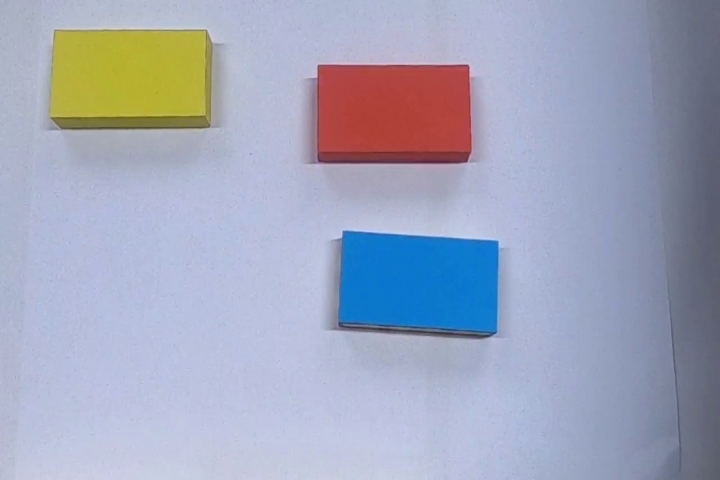
#> input picture kleurdetectie/Testimage.png, 720 x 480 px, given in place of the camera
$ python positiedetectie.py
#> lines starting #> are read from the running program, lines starting #| are printed output that depends on the picture; after the words box and inside, x2 and y2 are one past the last pixel; in counts of white or black regions, pixels touching at a corner belong together
import cv2
import math
import cmath
# from cv2 import mean
import numpy as np
from cv2 import COLOR_BGR2HSV
from cv2 import COLOR_BGR2GRAY

def empty(self):
    pass

def getOrientation(pts, img):
    sz = len(pts)
    data_pts = np.empty((sz, 2), dtype=np.float64)
    for i in range(data_pts.shape[0]):
        data_pts[i, 0] = pts[i, 0, 0]
        data_pts[i, 1] = pts[i, 0, 1]

    mean = np.empty((0))
    mean, eigenvectors, eigenvalues = cv2.PCACompute2(data_pts, mean)
    center = (int(mean[0, 0]), int(mean[0, 1]))

    cv2.circle(img, center, 3, (255, 0, 255), 2)
    return mean

def angle_between_points(p1, p2):
    d1 = p2[0] - p1[0]
    d2 = p2[1] - p1[1]
    if d1 == 0:
        if d2 == 0:  # same points?
            deg = 0
        else:
            deg = 0 if p1[1] > p2[1] else 180
    elif d2 == 0:
        deg = 90 if p1[0] < p2[0] else 270
    else:
        deg = math.atan(d2 / d1) / math.pi * 180
        lowering = p1[1] < p2[1]
        if (lowering and deg < 0) or (not lowering and deg > 0):
            deg += 270
        else:
            deg += 90
    return deg


# Uncomment als je een plaatje wil gebruiken
# path = './kleurdetectie/Testimage.png'
# img = cv2.imread(path)

# Uncomment als je de webcam wil gebruiken
cap = cv2.VideoCapture(0)
cap.set(3,720)
cap.set(4,480)

colorBoot = colorPunt = (0,255,0)

# [19 lines of commented-out code are left out]
bootX, bootY, bootW, bootH = 590, 390, 150, 95
puntX, puntY, puntW, puntH = 650, 360, 40, 40

meanBoot = [[0.00000000 , 0.00000000]]
meanPunt = [[0.00000000 , 0.00000000]]
while True:
    # Uncomment als je de webcam wil gebruiken
    ret, img = cap.read()
#> img is the input picture: shape (480, 720, 3); mean B, G, R 187.5, 166.6, 160.8

    img = cv2.flip(img, 1)
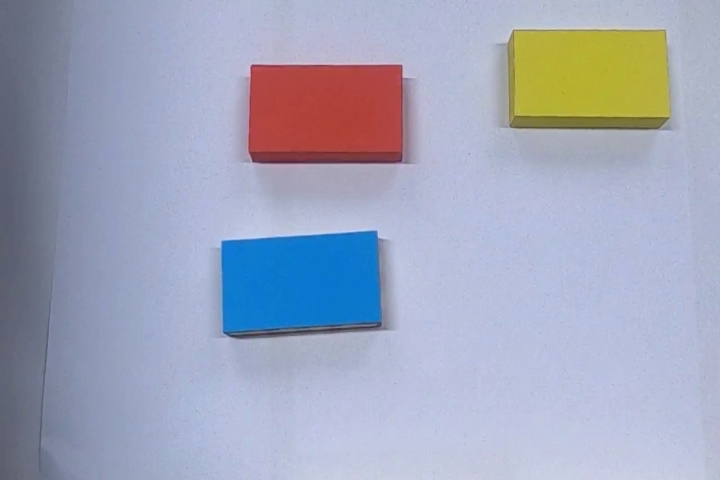
#> img: shape (480, 720, 3); mean B, G, R 187.5, 166.6, 160.8
    img = cv2.flip(img, 0)
    imgHSV = cv2.cvtColor(img, COLOR_BGR2HSV)
#> imgHSV: shape (480, 720, 3); mean H, S, V 105.8, 61.5, 197.2
    # [16 lines of commented-out code are left out]
    lower = np.array([24, 105, 152])
    upper = np.array([60, 255, 255])
    mask = cv2.inRange(imgHSV, lower, upper)
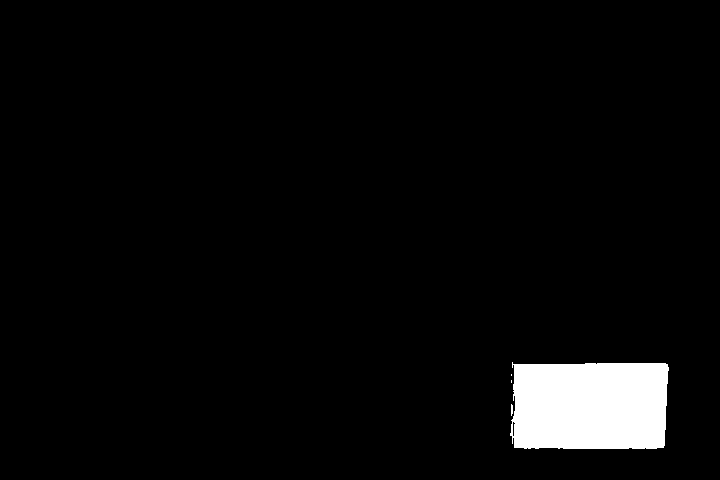
#> mask: shape (480, 720); 3.8% white; 4 white regions (2 under 20 px), largest, box (x1, y1, x2, y2) and area: (510, 362, 669, 449) 13050, (511, 404, 513, 416) 21
    # mask = cv2.bitwise_not(mask)

    # lower1 = np.array([h_min1,s_min1,v_min1])
    # upper1 = np.array([h_max1,s_max1,v_max1])
    lower1 = np.array([91, 134, 0])
    upper1 = np.array([124, 255, 255])
    mask1 = cv2.inRange(imgHSV, lower1, upper1)
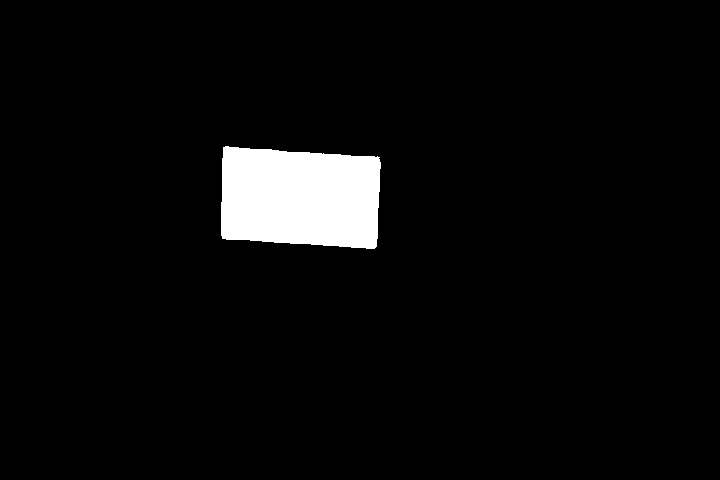
#> mask1: shape (480, 720); 4.2% white; 1 white region
    # mask1 = cv2.bitwise_not(mask1)


    imgResultBoot = cv2.bitwise_and(img, img, mask = mask)
    imgGrayBoot = cv2.cvtColor(imgResultBoot, COLOR_BGR2GRAY)
    imgResultPunt = cv2.bitwise_and(img, img, mask = mask1)
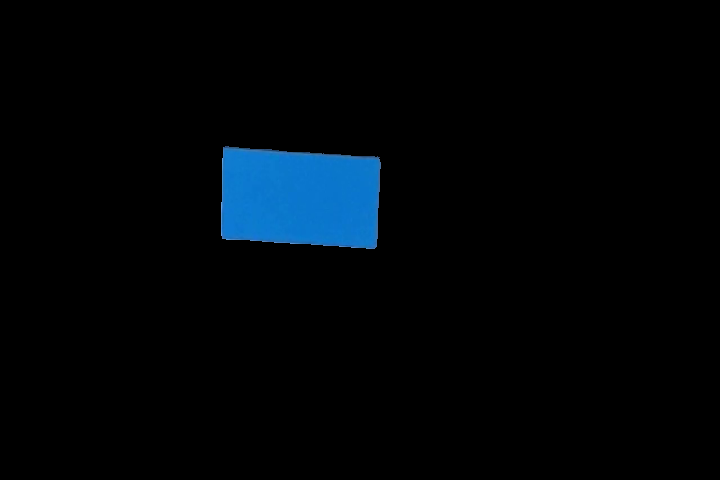
#> imgResultPunt: shape (480, 720, 3); mean B, G, R 8.5, 5, 0.7
    imgGrayPunt = cv2.cvtColor(imgResultPunt, COLOR_BGR2GRAY)
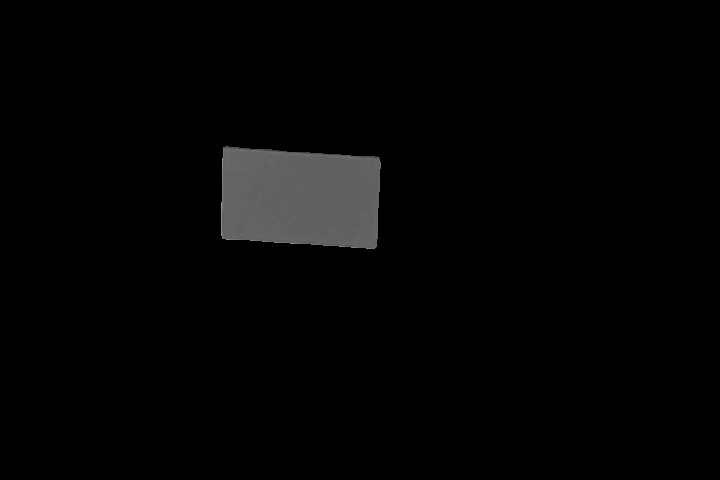
#> imgGrayPunt: shape (480, 720); min 0, max 152, mean 4.1


    contours, hierarchy = cv2.findContours(imgGrayBoot, cv2.RETR_EXTERNAL, cv2.CHAIN_APPROX_NONE)
#> contours = 4 contours, 3 with area under 20; largest, box (x1, y1, x2, y2) and area: (510, 362, 669, 449) 12813
    contours1, hierarchy1 = cv2.findContours(imgGrayPunt, cv2.RETR_EXTERNAL, cv2.CHAIN_APPROX_NONE)
#> contours1 = 1 contour; box (x1, y1, x2, y2) and area: (221, 146, 381, 249) 14248
    for i, c in enumerate(contours):     # boot
        area = cv2.contourArea(c)

        if area < 200 or 100000 < area:
            continue

        # [7 lines of commented-out code are left out]
        hull = cv2.convexHull(c, True)

        cv2.drawContours(img, hull, -1, (255,0,0), 3, 8);

        # cv2.drawContours(img, contours, -1, (0, 0, 255), 2)
        meanBoot = getOrientation(c, img)

        if (bootX-bootW//2)<meanBoot[0][0]<(bootX+bootW//2) and (bootY-bootH//2)<meanBoot[0][1]<(bootY+bootH//2):
            colorBoot = (255,0,255)
        else:
            colorBoot = (0,255,0)
#> this loop made 4 passes
#> (area, sz in getOrientation, eigenvectors in getOrientation, eigenvalues in getOrientation, center in getOrientation, meanBoot, colorBoot) on pass 4: (12813, 502, [[1, -0.0116], [0.0116, 1]], [3435, 1324.5], (584, 405), [[584.3, 405]], (255, 0, 255))
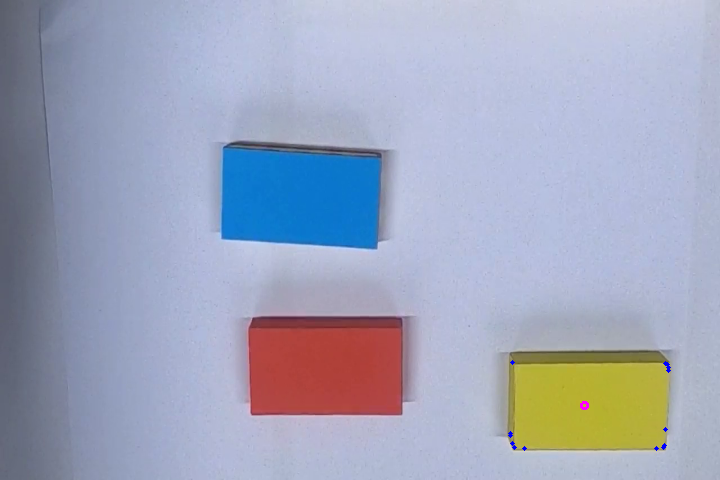
#> img: shape (480, 720, 3); mean B, G, R 187.6, 166.5, 160.7

    for v,b in enumerate(contours1): # punt
        area = cv2.contourArea(b)

        if area < 100 or 10000< area:
            continue

        #print(area)
        cv2.drawContours(img, contours1, -1, (0,255,255),2)
        meanPunt = getOrientation(b, img)

        # print("x: "+ str(meanPunt[0][0])+ " , y: " + str(meanPunt[0][1]))
        if (puntX-puntW//2)<meanPunt[0][0]<(puntX+puntW//2) and (puntY-puntH//2)<meanPunt[0][1]<(puntY+puntH//2):
            colorPunt = (255,0,255)
        else:
            colorPunt = (0,255,0)
#> this loop made 1 pass
#> (v, area) on pass 1: (0, 14248)


    cv2.rectangle(img, (bootX-bootW//2, bootY-bootH//2), (bootX+bootW//2, bootY+bootH//2), colorBoot, 5) # boot
    cv2.rectangle(img, (puntX-puntW//2, puntY-puntH//2), (puntX+puntW//2, puntY+puntH//2), colorPunt, 5) # punt
    cv2.arrowedLine(img, (int(meanBoot[0][0]), int(meanBoot[0][1])), (bootX, bootY), (0,0,255), 5)
    # horizontaal vector
    # print(meanBoot)
    lengte = str(int((bootX-int(meanBoot[0][0]))/15)) + " cm"
#> lengte = '0 cm'
    # (bootX-int(meanBoot[0][0])/2)-
    cv2.putText(img, lengte, (int(meanBoot[0][0])+int((bootX - int(meanBoot[0][0]))/2), int(meanBoot[0][1])-20), cv2.FONT_HERSHEY_SIMPLEX, 1, (255,0,0), 2, cv2.LINE_AA, False)
    cv2.arrowedLine(img, (int(meanBoot[0][0]), int(meanBoot[0][1])), (bootX, int(meanBoot[0][1])), (0,0,255), 5)
#> img: shape (480, 720, 3); mean B, G, R 188.7, 165, 160.7
    # verticaal vector
    cv2.arrowedLine(img, (int(meanBoot[0][0]), int(meanBoot[0][1])), (int(meanBoot[0][0]), bootY), (0,0,255), 5)
#> img: shape (480, 720, 3); mean B, G, R 188.7, 164.9, 160.8
    # rotatie vector
    cv2.arrowedLine(img, (int(meanBoot[0][0]), int(meanBoot[0][1])), (int(meanPunt[0][0]), int(meanPunt[0][1])), (0,255,0), 3)

    # [4 lines of commented-out code are left out]
    vector1 = np.array([meanBoot[0][0]-meanPunt[0][0], meanBoot[0][1]-meanPunt[0][1]])
#> vector1 = [584.3, 405]
    vector2 = np.array([1,0])
    a_phase = cmath.phase(complex(int(vector1[0]),int(vector1[1])))
#> a_phase = 0.606
    b_phase = cmath.phase(complex(1,0))
    temp = (((b_phase+cmath.pi) - a_phase) * 180 / cmath.pi)-25
#> temp = 120.3
    if(temp>180):
        temp = temp -360
    cv2.putText(img, str(int(temp)), (50, 50), cv2.FONT_HERSHEY_SIMPLEX, 1, (255,0,0), 2, cv2.LINE_AA, False)
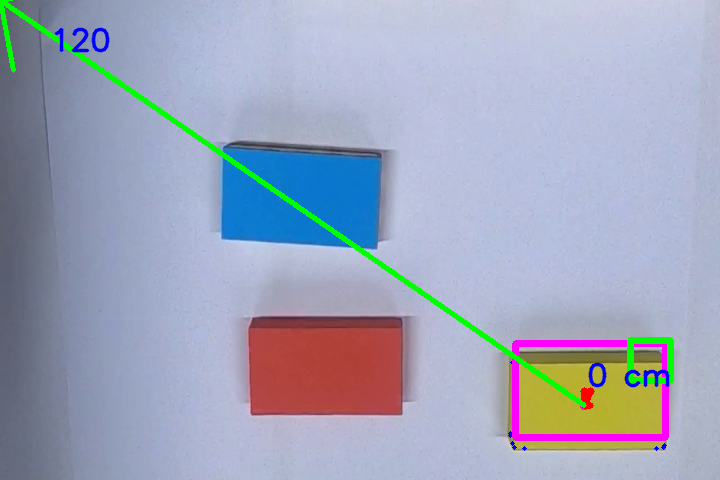
#> img: shape (480, 720, 3); mean B, G, R 186.8, 166, 159.1
    # print((a_phase - b_phase) * 180 / cmath.pi)


    cv2.imshow("Image", img)
    cv2.imshow("MaskBoot", mask)
    cv2.imshow("MaskPunt", mask1)
    # cv2.imshow("MaskResult", imgResultBoot)
    # cv2.imshow("Grayimage", imgGrayBoot)


    k = cv2.waitKey(1) & 0xFF
#> (key Esc is pressed here)
    if k == 27:
        cv2.destroyAllWindows()
        break
